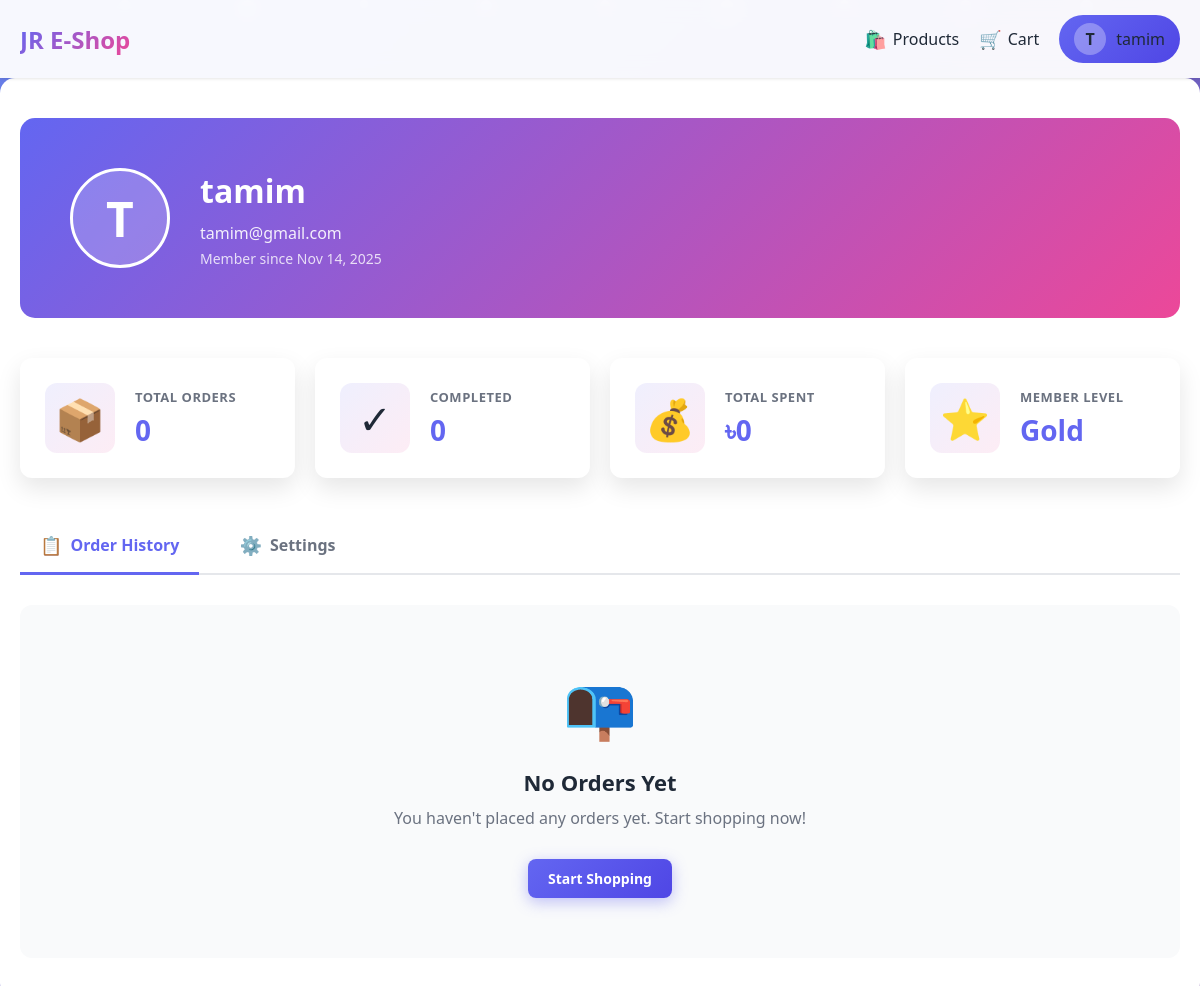
The app's page /profile/ (signed in), older data.
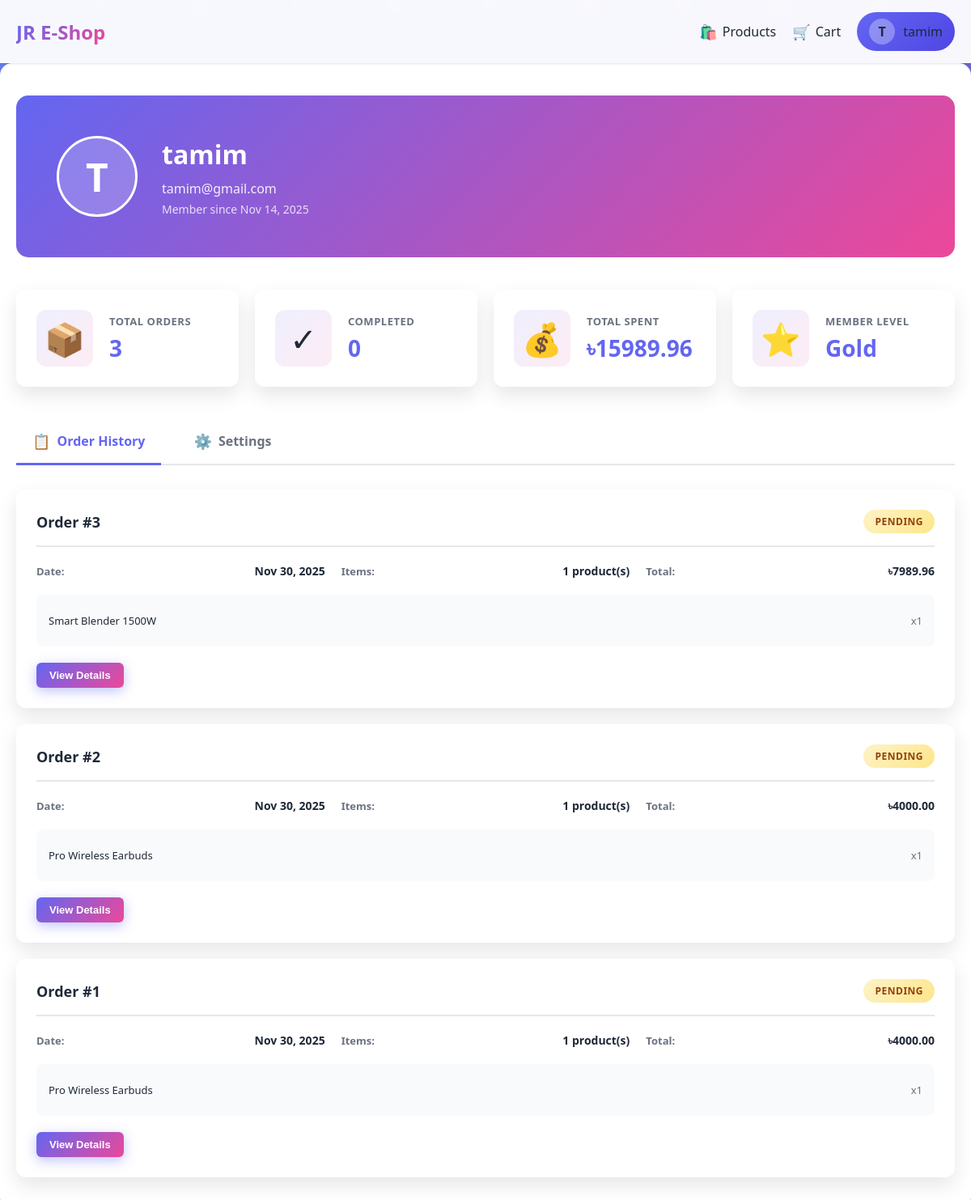
The same page, newer data.
### JRShop/models.py (models this page shows, shortened)
class Order(models.Model):
    STATUS = [
        ('pending', 'Pending'),
        ('confirmed', 'Confirmed'),
        ('processing', 'Processing'),
        ('shipped', 'Shipped'),
        ('delivered', 'Delivered'),
        ('canceled', 'Canceled'),
    ]
    user = models.ForeignKey(User, on_delete=models.CASCADE, related_name='orders')
    first_name = models.CharField(max_length=100)
    last_name = models.CharField(max_length=100)
    email = models.EmailField()
    phone = models.CharField(max_length=11)
    address = models.TextField()
    postal_code = models.CharField(max_length=100)
    city = models.CharField(max_length=100)
    note = models.TextField(blank=True, null=True)
    transaction_id = models.CharField(max_length=150, blank=True, null=True)
    paid = models.BooleanField(default=False)
    created_at = models.DateTimeField(auto_now_add=True)
    updated_at = models.DateTimeField(auto_now=True)
    status = models.CharField(max_length=15, choices=STATUS, default='pending')
    def get_total_cost(self):
        return sum(item.get_cost() for item in self.order_items.all())

class OrderItem(models.Model):
    order = models.ForeignKey(Order, on_delete=models.CASCADE, related_name='order_items')
    product = models.ForeignKey(Product, on_delete=models.CASCADE)
    quantity = models.PositiveBigIntegerField(default=1)
    price = models.DecimalField(max_digits=10, decimal_places=2)
    def get_cost(self):
        return self.quantity * self.price

class Product(models.Model):
    name = models.CharField(max_length=150)
    slug = models.SlugField(max_length=150, unique=True)
    category = models.ForeignKey(Category, on_delete=models.CASCADE, related_name='products')
    description = models.TextField()
    price = models.DecimalField(max_digits=10, decimal_places=2, help_text="Original price")
    discount_price = models.DecimalField(max_digits=10, decimal_places=2, null=True, blank=True, help_text="Discounted price (leave blank if no discount)")
    stock = models.PositiveBigIntegerField(default=0)
    available = models.BooleanField(default=True)
    created_at = models.DateTimeField(auto_now_add=True)
    updated_at = models.DateTimeField(auto_now=True)
    image = models.ImageField(upload_to='products/%Y/%m/%d')

### JRShop/views.py (the view)
# urls.py: path('profile/', views.profile, name='profile'),
@login_required
def profile(request):
    orders = Order.objects.filter(user=request.user).order_by('-created_at')
    completed_orders = orders.filter(status='delivered')
    total_spent = sum(order.get_total_cost() for order in orders)
    cart_items_count = 0
    try:
        cart = Cart.objects.get(user=request.user)
        cart_items_count = cart.items.count()
    except Cart.DoesNotExist:
        cart_items_count = 0
    tab = request.GET.get('tab', 'orders')
    return render(request, 'JRShop/profile.html', {
        'user': request.user,
        'orders': orders,
        'completed_orders': completed_orders,
        'total_spent': total_spent,
        'order_history_active': (tab == 'orders'),
        'cart_items_count': cart_items_count
    })

### JRShop/templates/JRShop/profile.html (shortened to what the changed rows need)
{% extends 'JRShop/base.html' %}
{% load static %}
{% block extra_css %}
<link rel="stylesheet" href="{% static 'JRShop/css/profile.css' %}">
{% endblock %}
{% block content %}
<div class="profile-container">
    <div class="profile-header">
        <div class="header-content">
            <div class="user-details">
                <h1 class="user-name">{{ user.username }}</h1>
            </div>
        </div>
    </div>
    <div class="stats-grid">
        <div class="stat-card">
            <div class="stat-content">
                <div class="stat-label">Total Orders</div>
                <div class="stat-value">{{ orders.count }}</div>
            </div>
        </div>
        <div class="stat-card">
            <div class="stat-content">
                <div class="stat-label">Total Spent</div>
                <div class="stat-value">৳{{ total_spent }}</div>
            </div>
        </div>
    </div>
    <div class="tab-content">
        {% if order_history_active %}
        <div class="orders-section">
            {% if orders %}
            <div class="orders-list">
                {% for order in orders %}
                <div class="order-card">
                    <div class="order-header">
                        <div class="order-id">Order #{{ order.id }}</div>
                        <div class="order-status status-{{ order.status }}">{{ order.get_status_display }}</div>
                    </div>
                    <div class="order-info">
                        <div class="info-row">
                            <span class="label">Date:</span>
                            <span class="value">{{ order.created_at|date:"M d, Y" }}</span>
                        </div>
                        <div class="info-row">
                            <span class="label">Items:</span>
                            <span class="value">{{ order.order_items.count }} product(s)</span>
                        </div>
                        <div class="info-row">
                            <span class="label">Total:</span>
                            <span class="value">৳{{ order.get_total_cost }}</span>
                        </div>
                    </div>
                    <div class="order-items">
                        {% for item in order.order_items.all %}
                        <div class="item-preview">
                            <span class="item-name">{{ item.product.name }}</span>
                            <span class="item-qty">x{{ item.quantity }}</span>
                        </div>
                        {% endfor %}
                    </div>
                    <div class="order-actions">
                        <button class="btn-small btn-primary" onclick="toggleOrderDetails({{ order.id }})">
                            View Details
                        </button>
                    </div>
                </div>
                {% endfor %}
            </div>
            {% else %}
            <div class="empty-state">
                <div class="empty-icon">📭</div>
                <h3>No Orders Yet</h3>
                <p>You haven't placed any orders yet. Start shopping now!</p>
                <a href="{% url 'product_list' %}" class="btn btn-primary">
                    <span>Start Shopping</span>
                </a>
            </div>
            {% endif %}
        </div>
        {% endif %}
    </div>
</div>
{% endblock %}

Row changes from the older to the newer data that the page shows:
added Order: id "3", status "PENDING", created_at "Nov 30, 2025", order_items.count "1", get_total_cost "7989.96"
added OrderItem: product.name "Smart Blender 1500W", quantity "1", shown under "3"
added Order: id "2", status "PENDING", created_at "Nov 30, 2025", order_items.count "1", get_total_cost "4000.00"
added OrderItem: product.name "Pro Wireless Earbuds", quantity "1", shown under "2"
added Order: id "1", status "PENDING", created_at "Nov 30, 2025", order_items.count "1", get_total_cost "4000.00"
added OrderItem: product.name "Pro Wireless Earbuds", quantity "1"
Text that changed along with them:
{{ orders.count }}: "0" → "3"
{{ total_spent }}: "0" → "15989.96"
text no longer shown: "📭 No Orders Yet You haven't placed any orders yet. Start shopping now! Start Shopping"
